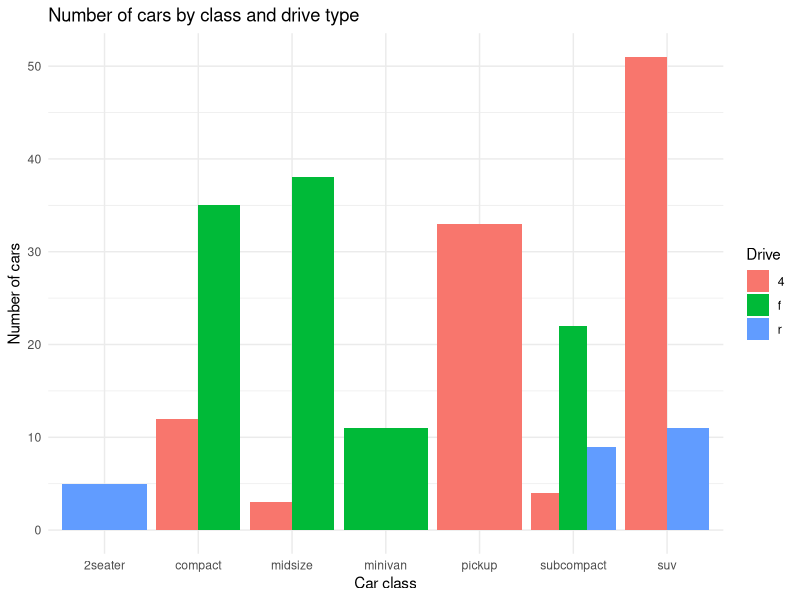
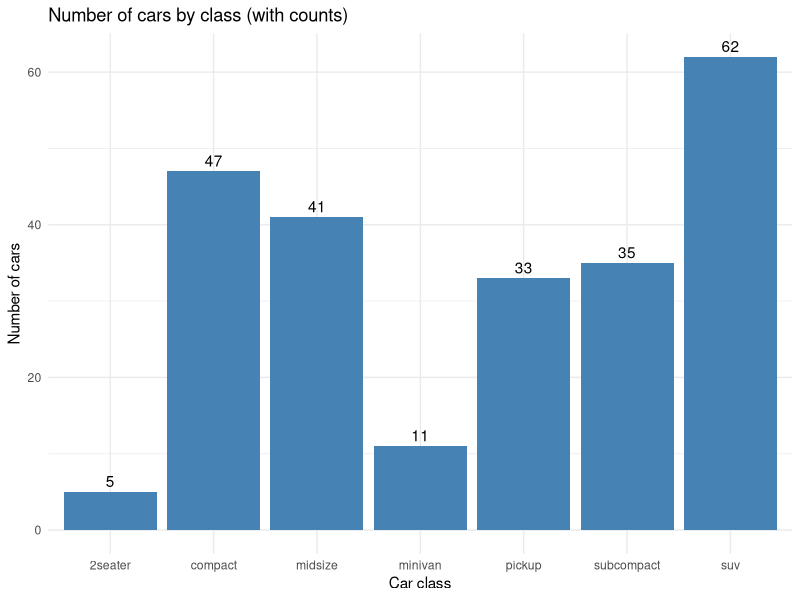
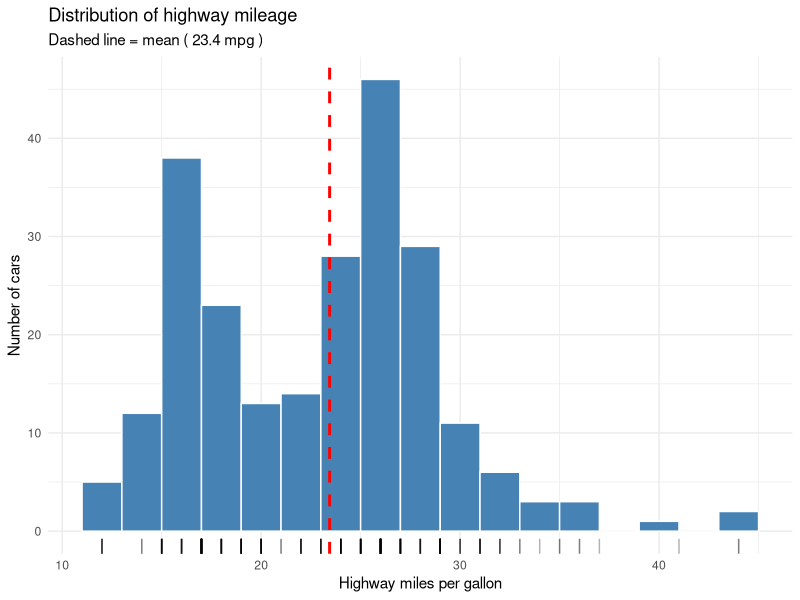
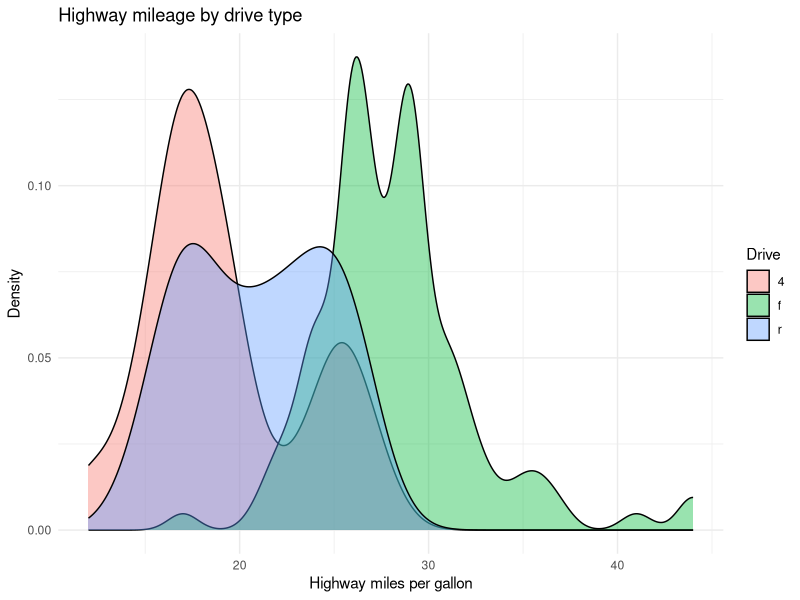
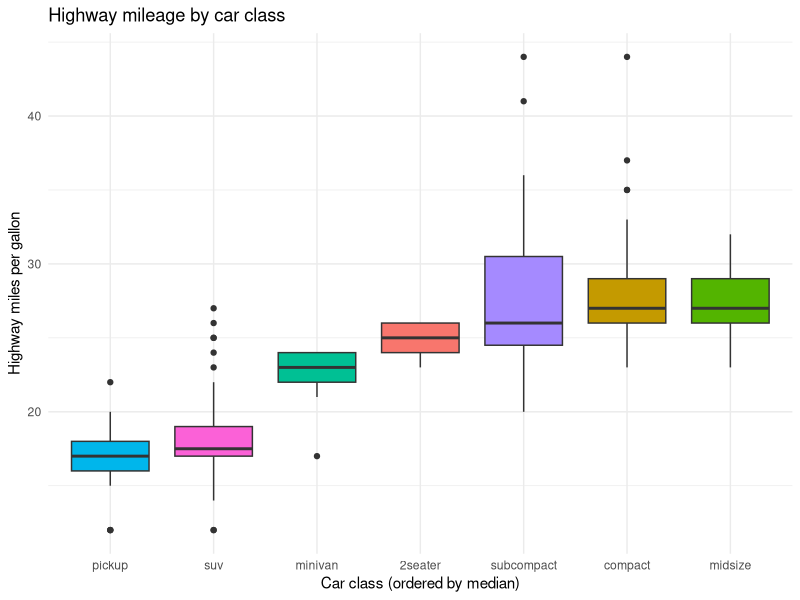
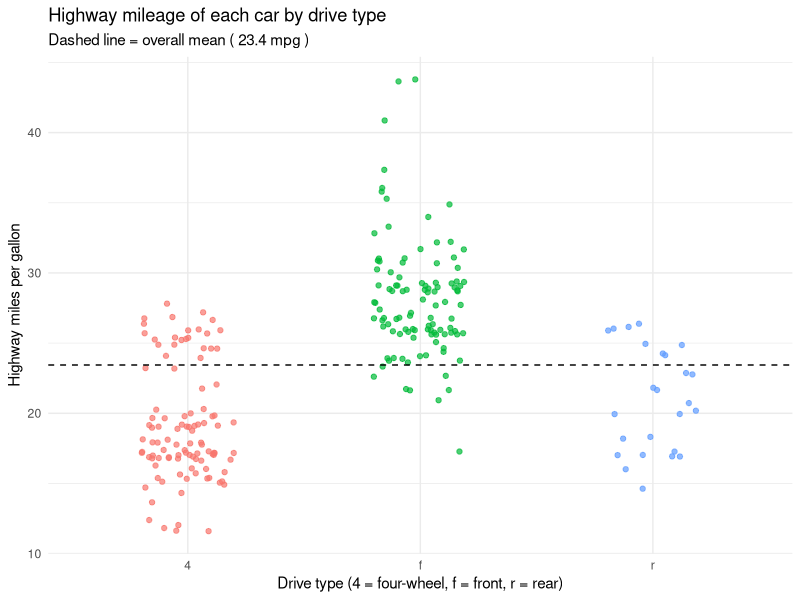
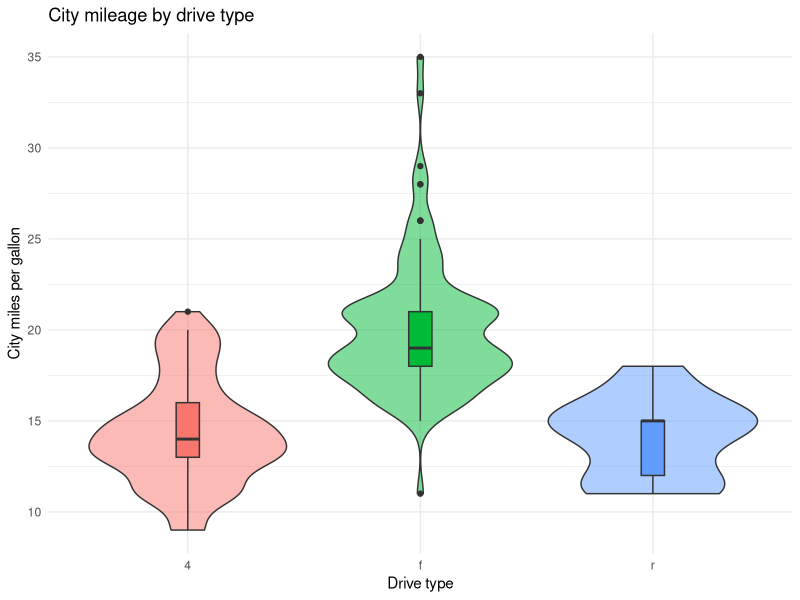
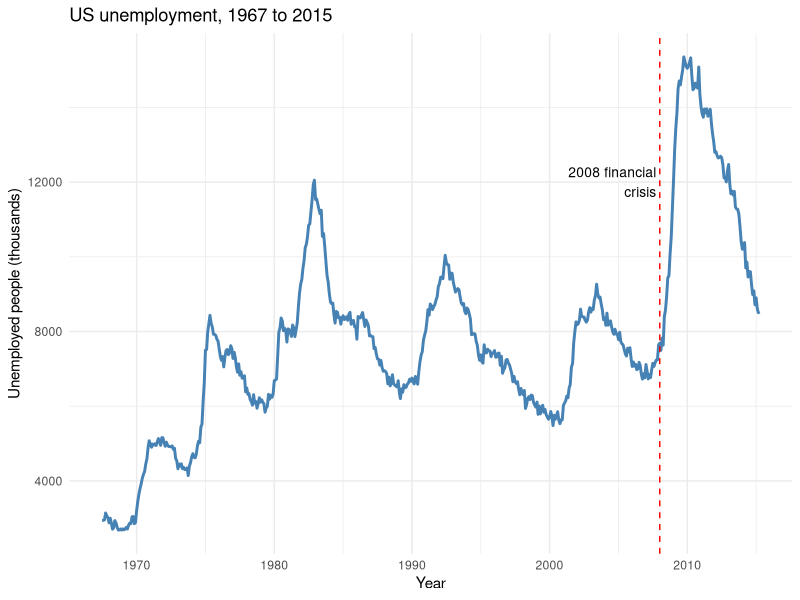

Here is the R script that generated these plots, in order:
# ggplot2 geoms on built-in datasets
# Datasets: mpg (fuel economy of 234 cars) and economics (US monthly data)
# Functions used: geom_bar, geom_boxplot, geom_density, geom_histogram,
#   geom_hline, geom_jitter, geom_line, geom_rug, geom_text,
#   geom_violin, geom_vline

# Package
if (!"ggplot2" %in% rownames(installed.packages())) {
  install.packages("ggplot2", type = "binary")
}
library(ggplot2)

dir.create("images", showWarnings = FALSE)   # folder for saving plots

#  Look at the built-in data 
head(mpg)       # class, drv (drive: 4 / f / r), hwy and cty (miles per gallon)
str(mpg)
head(economics) # date, unemploy (thousands of unemployed people), ...

mean_hwy <- mean(mpg$hwy)

# 1. geom_bar(): number of cars by class and drive type
p1 <- ggplot(mpg, aes(x = class, fill = drv)) +
  geom_bar(position = "dodge") +
  labs(title = "Number of cars by class and drive type",
       x = "Car class", y = "Number of cars", fill = "Drive") +
  theme_minimal()
p1
ggsave("images/builtin_01_bar.png", p1, width = 7, height = 4.5, dpi = 200)

# 2. geom_text(): count labels on top of the bars
p2 <- ggplot(mpg, aes(x = class)) +
  geom_bar(fill = "steelblue") +
  geom_text(stat = "count", aes(label = after_stat(count)), vjust = -0.4) +
  labs(title = "Number of cars by class (with counts)",
       x = "Car class", y = "Number of cars") +
  theme_minimal()
p2
ggsave("images/builtin_02_text.png", p2, width = 7, height = 4.5, dpi = 200)

# 3. geom_histogram() + geom_rug() + geom_vline(): highway mileage

p3 <- ggplot(mpg, aes(x = hwy)) +
  geom_histogram(binwidth = 2, fill = "steelblue", colour = "white") +
  geom_rug(alpha = 0.3) +                                  # one tick per car
  geom_vline(xintercept = mean_hwy, colour = "red",
             linetype = "dashed", linewidth = 1) +         # mean highway mileage
  labs(title = "Distribution of highway mileage",
       subtitle = paste("Dashed line = mean (", round(mean_hwy, 1), "mpg )"),
       x = "Highway miles per gallon", y = "Number of cars") +
  theme_minimal()
p3
ggsave("images/builtin_03_histogram.png", p3, width = 7, height = 4.5, dpi = 200)


# 4. geom_density(): highway mileage by drive type

p4 <- ggplot(mpg, aes(x = hwy, fill = drv)) +
  geom_density(alpha = 0.4) +
  labs(title = "Highway mileage by drive type",
       x = "Highway miles per gallon", y = "Density", fill = "Drive") +
  theme_minimal()
p4
ggsave("images/builtin_04_density.png", p4, width = 7, height = 4.5, dpi = 200)

# 5. geom_boxplot(): highway mileage by car class

p5 <- ggplot(mpg, aes(x = reorder(class, hwy, median), y = hwy, fill = class)) +
  geom_boxplot(show.legend = FALSE) +
  labs(title = "Highway mileage by car class",
       x = "Car class (ordered by median)", y = "Highway miles per gallon") +
  theme_minimal()
p5
ggsave("images/builtin_05_boxplot.png", p5, width = 7, height = 4.5, dpi = 200)


# 6. geom_jitter() + geom_hline(): every car and the overall mean

p6 <- ggplot(mpg, aes(x = drv, y = hwy, colour = drv)) +
  geom_jitter(width = 0.2, alpha = 0.7, show.legend = FALSE) +   # spread overlapping points
  geom_hline(yintercept = mean_hwy, linetype = "dashed") +       # overall mean
  labs(title = "Highway mileage of each car by drive type",
       subtitle = paste("Dashed line = overall mean (", round(mean_hwy, 1), "mpg )"),
       x = "Drive type (4 = four-wheel, f = front, r = rear)",
       y = "Highway miles per gallon") +
  theme_minimal()
p6
ggsave("images/builtin_06_jitter.png", p6, width = 7, height = 4.5, dpi = 200)

# 7. geom_violin(): city mileage by drive type (boxplot drawn inside)

p7 <- ggplot(mpg, aes(x = drv, y = cty, fill = drv)) +
  geom_violin(alpha = 0.5, show.legend = FALSE) +
  geom_boxplot(width = 0.1, show.legend = FALSE) +
  labs(title = "City mileage by drive type",
       x = "Drive type", y = "City miles per gallon") +
  theme_minimal()
p7
ggsave("images/builtin_07_violin.png", p7, width = 7, height = 4.5, dpi = 200)

# 8. geom_line() + geom_vline() + geom_text(): US unemployment over time

label_2008 <- data.frame(x = as.Date("2007-10-01"), y = 12000,
                         label = "2008 financial\ncrisis")

p8 <- ggplot(economics, aes(x = date, y = unemploy)) +
  geom_line(colour = "steelblue", linewidth = 1) +
  geom_vline(xintercept = as.Date("2008-01-01"), linetype = "dashed", colour = "red") +
  geom_text(data = label_2008, aes(x = x, y = y, label = label),
            hjust = 1, size = 3.5, inherit.aes = FALSE) +
  labs(title = "US unemployment, 1967 to 2015",
       x = "Year", y = "Unemployed people (thousands)") +
  theme_minimal()
p8
ggsave("images/builtin_08_line_vline.png", p8, width = 7, height = 4.5, dpi = 200)
